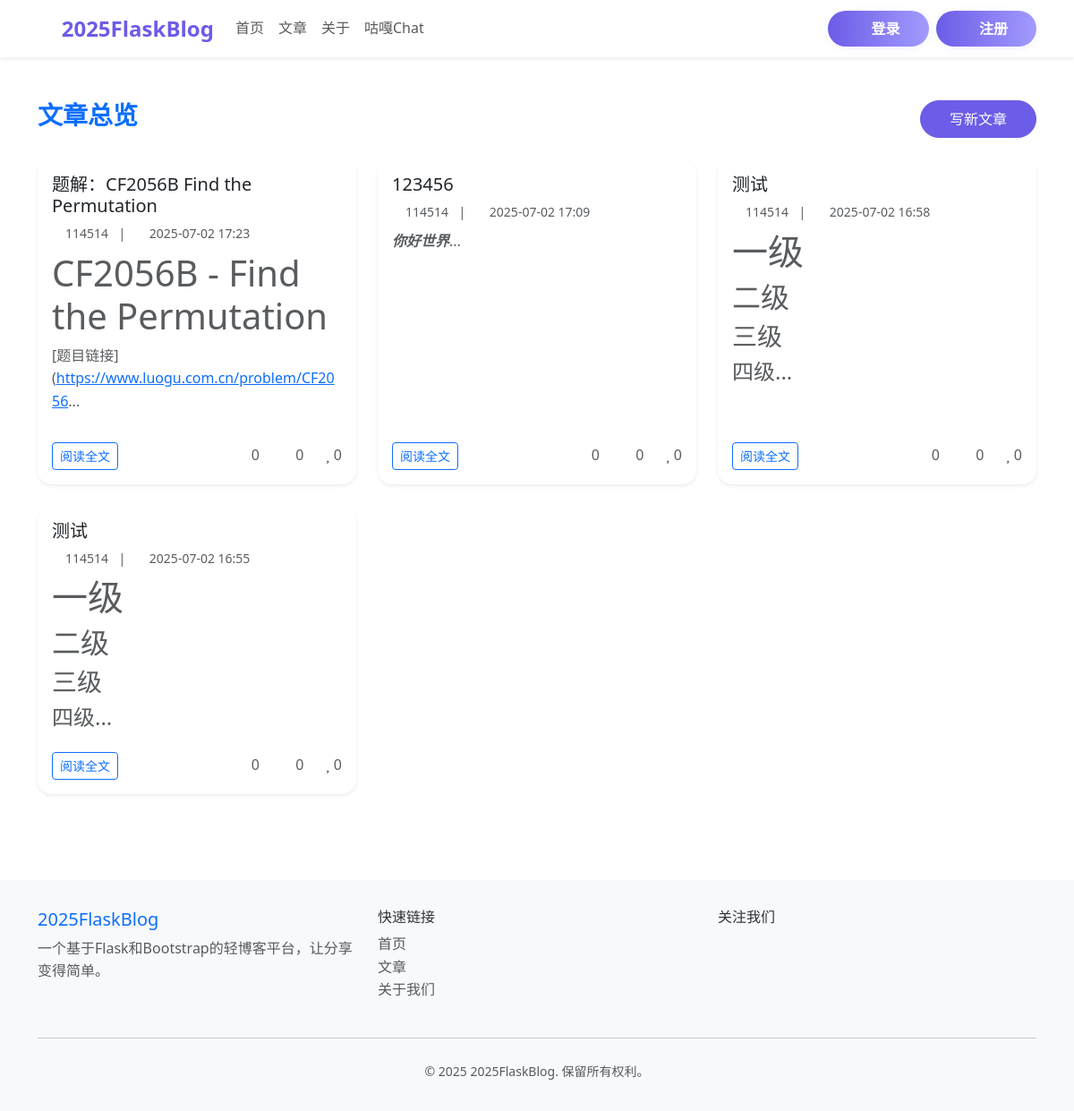
The app's page /post, older data.
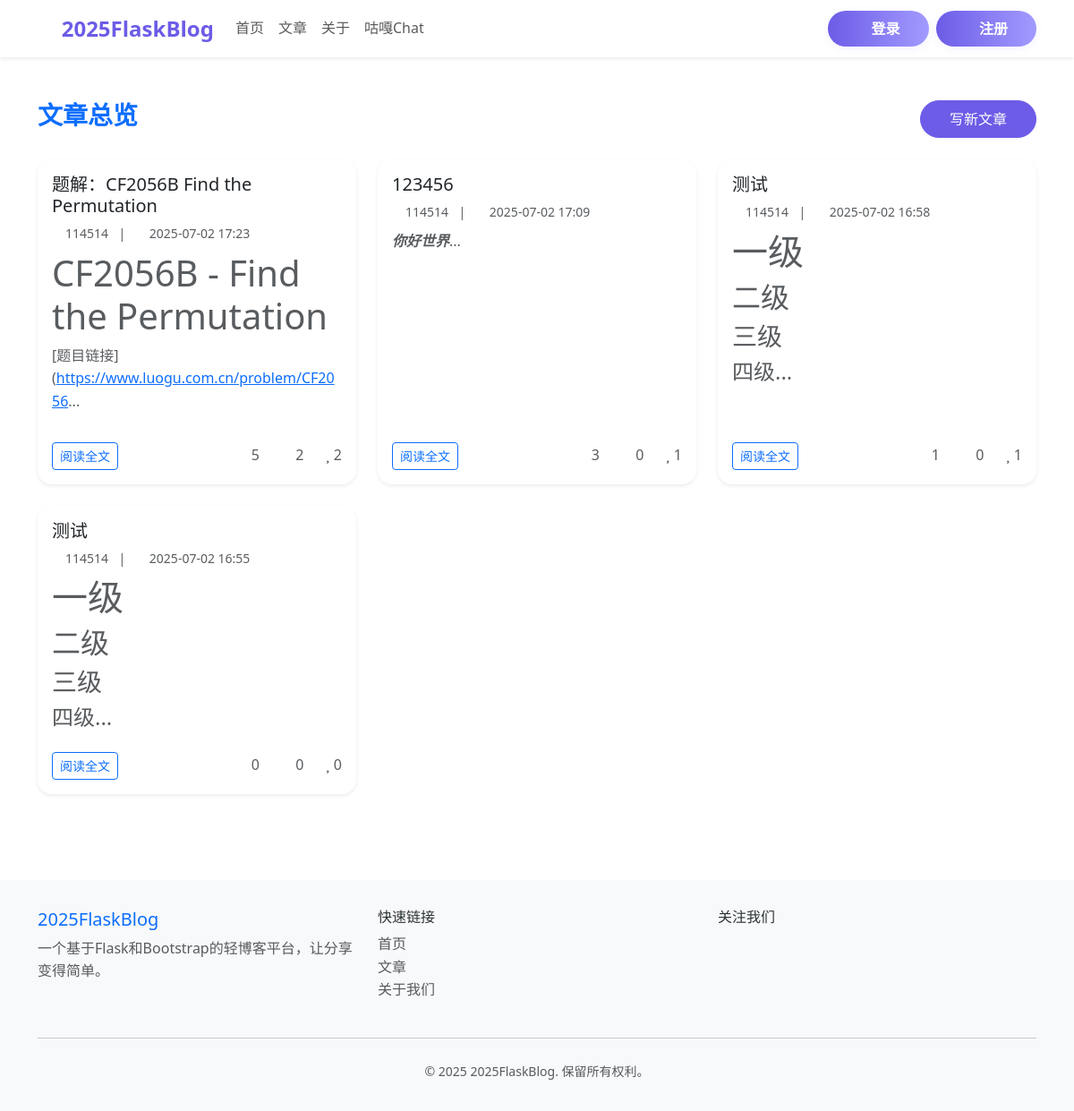
The same page, newer data.
### app/models.py (models this page shows, shortened)
class Post(db.Model):
    __tablename__ = 'posts'
    id = db.Column(db.Integer, primary_key=True)
    title = db.Column(db.String(120), nullable=False)
    content = db.Column(db.Text, nullable=False)
    summary = db.Column(db.String(255))
    created_at = db.Column(db.DateTime, default=lambda: datetime.now(timezone.utc))
    updated_at = db.Column(db.DateTime, default=lambda: datetime.now(timezone.utc), onupdate=lambda: datetime.now(timezone.utc))
    views = db.Column(db.Integer, default=0)
    author_id = db.Column(db.Integer, db.ForeignKey('users.id'), nullable=False)
    is_published = db.Column(db.Boolean, default=True)
    is_featured = db.Column(db.Boolean, default=False)
    is_deleted = db.Column(db.Boolean, default=False)
    comments = db.relationship('Comment', backref='post', lazy='dynamic', cascade='all, delete-orphan')
    likes = db.relationship('Like', backref='post', lazy='dynamic', cascade='all, delete-orphan')
    def get_comments_count(self):
        return self.comments.filter_by(is_approved=True, is_deleted=False).count()
    def get_likes_count(self):
        return self.likes.count()

class User(UserMixin, db.Model):
    __tablename__ = 'users'
    id = db.Column(db.Integer, primary_key=True)
    username = db.Column(db.String(80), unique=True, nullable=False, index=True)
    email = db.Column(db.String(120), unique=True, nullable=False, index=True)
    password_hash = db.Column(db.String(255), nullable=False)
    first_name = db.Column(db.String(50), nullable=True)
    last_name = db.Column(db.String(50), nullable=True)
    bio = db.Column(db.Text, nullable=True)
    avatar_url = db.Column(db.String(255), nullable=True)
    is_active = db.Column(db.Boolean, default=True)
    is_admin = db.Column(db.Boolean, default=False)
    created_at = db.Column(db.DateTime, default=lambda: datetime.now(timezone.utc))
    updated_at = db.Column(db.DateTime, default=lambda: datetime.now(timezone.utc), onupdate=lambda: datetime.now(timezone.utc))
    last_login = db.Column(db.DateTime, nullable=True)
    posts = db.relationship('Post', backref='author', lazy='dynamic', cascade='all, delete-orphan')
    comments = db.relationship('Comment', backref='author', lazy='dynamic', cascade='all, delete-orphan')
    likes = db.relationship('Like', backref='author', lazy='dynamic', cascade='all, delete-orphan')

### app/routes.py (the view)
@main_bp.route('/post')
def post_list():
    posts = Post.query.filter_by(is_published=True).order_by(Post.created_at.desc()).all()
    return render_template('post/post.html', posts=posts)

### app.py (called while the page is built)
@app.context_processor
def inject_user():
    return dict(current_user=current_user)

### app/templates/post/post.html (shortened to what this page needs)
{% extends "base.html" %}
{% block extra_css %}
<link rel="stylesheet" href="{{ url_for('static', filename='css/github.min.css') }}">
{% endblock %}
{% block content %}
<div class="container py-5">
    <div class="row mb-4">
        <div class="col-lg-8">
            <h3 class="fw-bold text-primary">文章总览</h3>
        </div>
        <div class="col-lg-4 text-lg-end">
            <a href="{{ url_for('main.create_post') }}" class="btn btn-primary">写新文章</a>
        </div>
    </div>
    <div class="row g-4">
        {% if posts %}
            {% for post in posts %}
            <div class="col-md-6 col-lg-4">
                <div class="card h-100 shadow-sm border-0 rounded-4">
                    <div class="card-body d-flex flex-column">
                        <h5 class="card-title mb-2">
                            <a href="{{ url_for('main.post_detail', post_id=post.id) }}" class="text-decoration-none text-dark">
                                {{ post.title }}
                            </a>
                        </h5>
                        <div class="mb-2 text-muted small">
                            <i class="fas fa-user me-1"></i>{{ post.author.username }}
                            <span class="mx-2">|</span>
                            <i class="fas fa-clock me-1"></i>{{ post.created_at.strftime('%Y-%m-%d %H:%M') }}
                        </div>
                        <div class="card-text text-muted flex-grow-1 article-preview" id="preview-{{ post.id }}">
                        </div>
                        <div class="mt-3 d-flex justify-content-between align-items-center">
                            <a href="{{ url_for('main.post_detail', post_id=post.id) }}" class="btn btn-sm btn-outline-primary">阅读全文</a>
                            <div class="d-flex gap-4 text-muted align-items-center fs-6">
                                <span title="阅读数"><i class="fas fa-eye me-1"></i>{{ post.views or 0 }}</span>
                                <span title="评论数"><i class="fas fa-comment me-1"></i>{{ post.get_comments_count() }}</span>
                                <span title="点赞数"><i class="fas fa-heart me-1"></i>{{ post.get_likes_count() }}</span>
                            </div>
                        </div>
                    </div>
                </div>
            </div>
            {% endfor %}
        {% else %}
            <div class="col-12">
                <div class="alert alert-info text-center mb-0">
                    暂无文章。
                </div>
            </div>
        {% endif %}
    </div>
</div>
{% endblock %}

### app/templates/base.html (shortened to what this page needs)
<!DOCTYPE html>
<html lang="zh-CN">
<head>
    <link href="{{ url_for('static', filename='css/bootstrap.min.css') }}" rel="stylesheet">
    {% block extra_css %}{% endblock %}
</head>
<body>
    <nav class="navbar navbar-expand-lg navbar-light bg-white shadow-sm sticky-top">
        <div class="container">
            <a class="navbar-brand" href="{{ url_for('main.index') }}">
                <i class="fas fa-blog me-2"></i>2025FlaskBlog
            </a>
            <div class="collapse navbar-collapse" id="navbarNav">
                <ul class="navbar-nav me-auto">
                    <li class="nav-item">
                        <a class="nav-link" href="{{ url_for('main.index') }}">首页</a>
                    </li>
                    <li class="nav-item">
                        <a class="nav-link" href="{{ url_for('main.post_list') }}">文章</a>
                    </li>
                    <li class="nav-item">
                        <a class="nav-link" href="{{ url_for('main.about') }}">关于</a>
                    </li>
                    <li class="nav-item">
                        <a class="nav-link" href="{{ url_for('main.guga') }}">咕嘎Chat</a>
                </ul>
                <ul class="navbar-nav">
                    {% if current_user.is_authenticated %}
                        <li class="nav-item dropdown">
                            <a class="nav-link dropdown-toggle" href="#" id="navbarDropdown" role="button" data-bs-toggle="dropdown">
                                <i class="fas fa-user me-1"></i>{{ current_user.username }}
                            </a>
                            <ul class="dropdown-menu">
                                <li><a class="dropdown-item" href="{{ url_for('main.user_profile', user_id=current_user.id) }}">个人资料</a></li>
                                <li><a class="dropdown-item" href="{{ url_for('main.my_posts') }}">我的文章</a></li>
                                <li><hr class="dropdown-divider"></li>
                                <li><a class="dropdown-item" href="{{ url_for('main.logout') }}">退出登录</a></li>
                            </ul>
                        </li>
                        <li class="nav-item">
                            <a class="btn btn-primary ms-2" href="{{ url_for('main.create_post') }}">写文章</a>
                        </li>
                    {% else %}
                        <li class="nav-item">
                            <a class="login-btn btn btn-primary" href="{{ url_for('main.login') }}">
                                <i class="fas fa-sign-in-alt me-1"></i>登录
                            </a>
                        </li>
                        <li class="nav-item">
                            <a class="register-btn btn btn-primary ms-2" href="{{ url_for('main.register') }}">
                                <i class="fas fa-user-plus me-1"></i>注册
                            </a>
                        </li>
                    {% endif %}
                </ul>
            </div>
        </div>
    </nav>
    <main>
        {% block content %}{% endblock %}
    </main>
    <footer class="footer">
        <div class="container">
            <div class="row">
                <div class="col-md-4">
                    <h5 class="text-primary">2025FlaskBlog</h5>
                    <p class="text-muted">一个基于Flask和Bootstrap的轻博客平台，让分享变得简单。</p>
                </div>
                <div class="col-md-4">
                    <h6>快速链接</h6>
                    <ul class="list-unstyled">
                        <li><a href="{{ url_for('main.index') }}" class="text-muted text-decoration-none">首页</a></li>
                        <li><a href="{{ url_for('main.post_list') }}" class="text-muted text-decoration-none">文章</a></li>
                        <li><a href="{{ url_for('main.about') }}" class="text-muted text-decoration-none">关于我们</a></li>
                    </ul>
                </div>
                <div class="col-md-4">
                    <h6>关注我们</h6>
                    <div class="d-flex gap-3">
                        <a href="#" class="text-muted"><i class="fab fa-github fa-lg"></i></a>
                        <a href="#" class="text-muted"><i class="fab fa-twitter fa-lg"></i></a>
                        <a href="#" class="text-muted"><i class="fab fa-linkedin fa-lg"></i></a>
                    </div>
                </div>
            </div>
            <hr class="my-4">
            <div class="text-center text-muted">
                <small>&copy; 2025 2025FlaskBlog. 保留所有权利。</small>
            </div>
        </div>
    </footer>
    <link rel="stylesheet" href="{{ url_for('static', filename='css/all.min.css') }}">
</body>
</html>

Row changes from the older to the newer data that the page shows:
changed Post "题解：CF2056B Find the Permutation": views "0" → "5"; get_comments_count "0" → "2"; get_likes_count "0" → "2"
changed Post (number 2 of 4 on the later page): views "0" → "3"; get_likes_count "0" → "1"
changed Post (number 3 of 4 on the later page): views "0" → "1"; get_likes_count "0" → "1"
